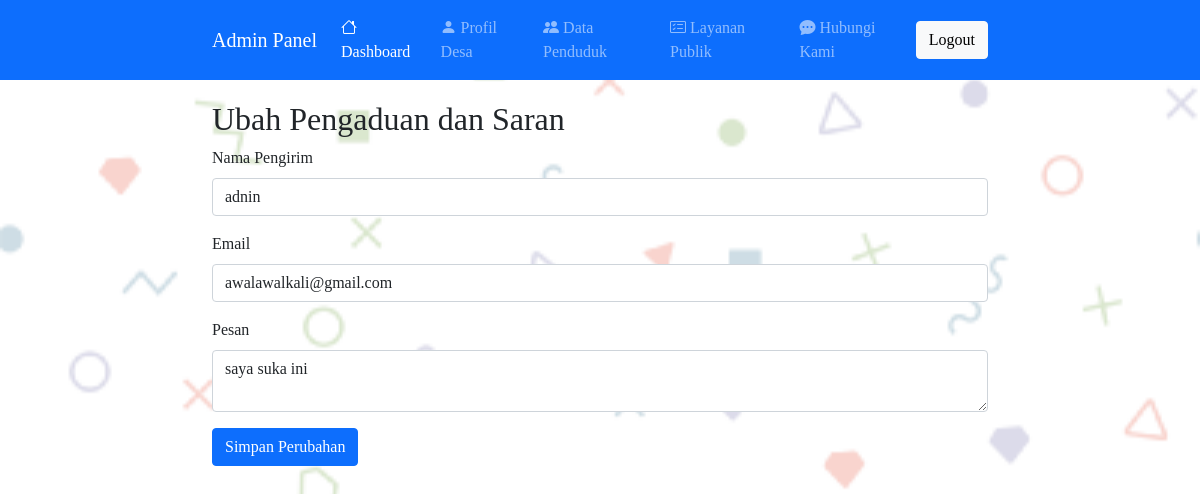
Screenshot of /admin/ubah_pengaduan.php?id_pengaduan=1 (signed in) with the database file from the repository.
### tables this page shows
CREATE TABLE `pengaduan_saran` (
  `id_pengaduan` int(11) NOT NULL,
  `nama_pengirim` varchar(50) NOT NULL,
  `email` varchar(50) NOT NULL,
  `pesan` text NOT NULL,
  `tanggal_pengaduan` timestamp NOT NULL DEFAULT current_timestamp()
);

### admin/ubah_pengaduan.php (the view, shortened to what this page needs)
<?php
include '../includes/db.php';
$id_pengaduan = $_GET['id_pengaduan'];
$query = "SELECT * FROM pengaduan_saran WHERE id_pengaduan = $id_pengaduan";
$result = mysqli_query($koneksi, $query);
$row = mysqli_fetch_assoc($result);
?>
<!DOCTYPE html>
<html>
<head>
  <link rel="stylesheet" type="text/css" href="https://cdnjs.cloudflare.com/ajax/libs/bootstrap/5.0.2/css/bootstrap.min.css">
  <link rel="stylesheet" type="text/css" href="https://cdnjs.cloudflare.com/ajax/libs/bootstrap-icons/1.6.0/font/bootstrap-icons.min.css">
</head>
<body>
  <header>
    <nav class="navbar navbar-expand-lg navbar-dark bg-primary">
        <div class="container">
            <a class="navbar-brand" href="index.php">Admin Panel</a>
            <div class="collapse navbar-collapse" id="navbarNav">
                <ul class="navbar-nav ms-auto">
                    <li class="nav-item">
                        <a class="nav-link active" aria-current="page" href="dashboard.php"><i
                                class="bi bi-house"></i> Dashboard</a>
                    </li>
                    <li class="nav-item">
                        <a class="nav-link" href="profile.php"><i class="bi bi-person-fill"></i> Profil Desa</a>
                    </li>
                    <li class="nav-item">
                        <a class="nav-link" href="population.php"><i class="bi bi-people-fill"></i> Data Penduduk</a>
                    </li>
                    <li class="nav-item">
                        <a class="nav-link" href="public_services.php"><i class="bi bi-card-checklist"></i> Layanan
                            Publik</a>
                    </li>
                    <li class="nav-item">
                        <a class="nav-link" href="contact.php"><i class="bi bi-chat-dots-fill"></i> Hubungi Kami</a>
                    </li>
                </ul>
                <a href="logout.php" class="btn btn-light">Logout</a>
            </div>
        </div>
    </nav>
</header>
  <div class="container">
    <section>
      <h2 class="section-title">Ubah Pengaduan dan Saran</h2>
      <form method="POST" action="">
        <div class="mb-3">
          <label for="nama_pengirim" class="form-label">Nama Pengirim</label>
          <input type="text" class="form-control" id="nama_pengirim" name="nama_pengirim" value="<?php echo $row['nama_pengirim']; ?>" required>
        </div>
        <div class="mb-3">
          <label for="email" class="form-label">Email</label>
          <input type="email" class="form-control" id="email" name="email" value="<?php echo $row['email']; ?>" required>
        </div>
        <div class="mb-3">
          <label for="pesan" class="form-label">Pesan</label>
          <textarea class="form-control" id="pesan" name="pesan" required><?php echo $row['pesan']; ?></textarea>
        </div>
        <button type="submit" class="btn btn-primary">Simpan Perubahan</button>
      </form>
    </section>
  </div>
</body>
</html>

### admin/ubah_pengaduan.php (style rules this page uses)
body { padding-top: 20px; font-family: 'Times New Roman', sans-serif; }
body { background-image: url('../images/saya.png'); background-repeat: no-repeat; background-size: cover; background-position: center; }
header { position: fixed; top: 0; left: 0; right: 0; z-index: 999; }
.section-title { margin-top: 80px; }
.container { max-width: 800px; }

### rows the page displays
pengaduan_saran: nama_pengirim "adnin", email "awalawalkali@gmail.com", pesan "saya suka ini"
